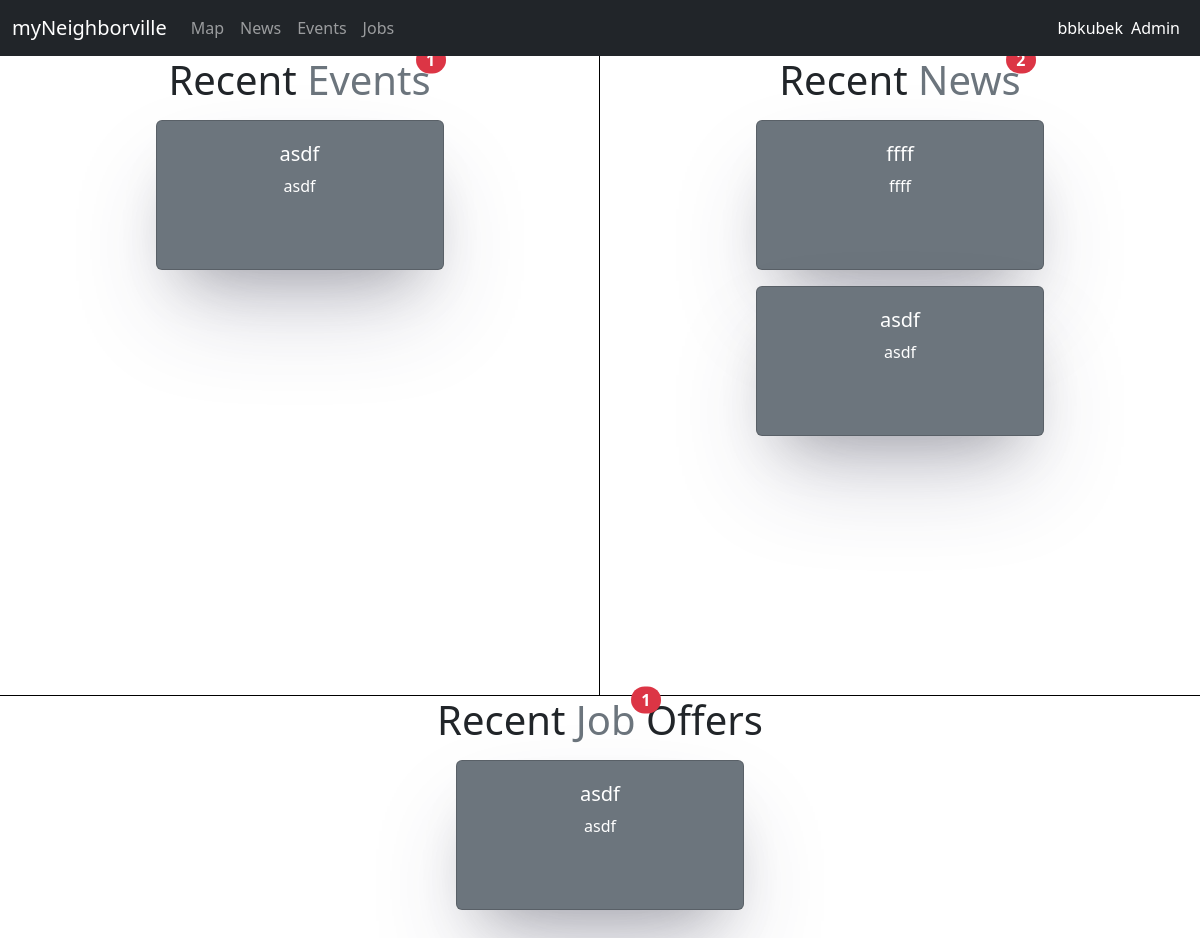
The app's page / (signed in), older data.
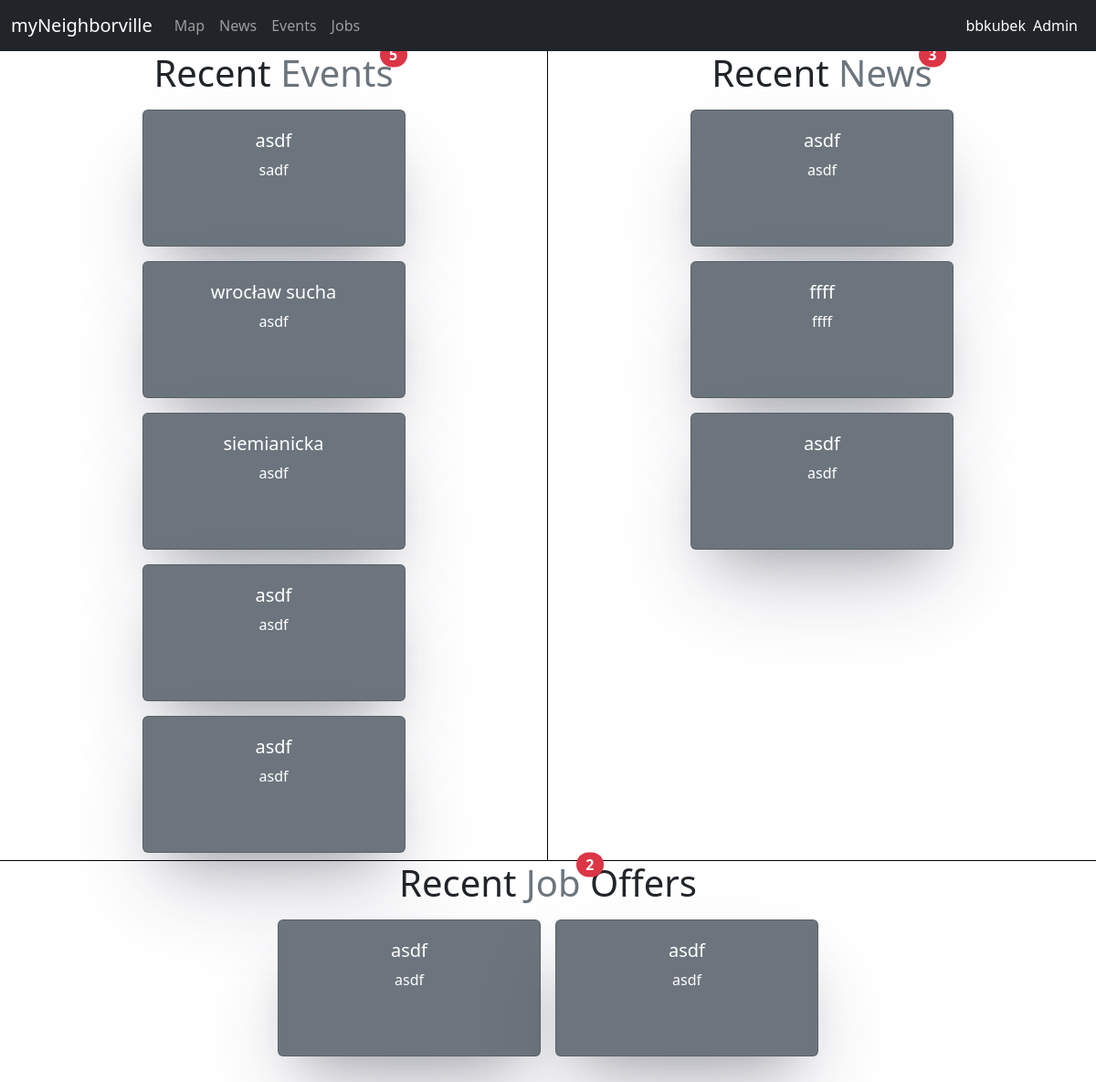
The same page, newer data.
### website/models.py (models this page shows, shortened)
class Event(models.Model):
    userId = models.IntegerField()
    title = models.CharField(max_length=100)
    description = models.TextField(max_length=2000)
    dateStart = models.DateTimeField()
    dateEnd= models.DateTimeField()
    location = models.CharField(max_length=100)
    markerId = models.IntegerField(null=True, blank=True)
    participants = models.ManyToManyField(WebsiteUser)

class News(models.Model):
    userId = models.IntegerField()
    title = models.CharField(max_length=100)
    description = models.TextField(max_length=2000)
    createdAtDate = models.DateTimeField()
    location = models.CharField(max_length=100)
    markerId = models.IntegerField(null=True, blank=True)

class Job(models.Model):
    userId = models.IntegerField()
    people = models.ManyToManyField(WebsiteUser)
    title = models.CharField(max_length=100)
    description = models.TextField(max_length=2000)
    location = models.CharField(max_length=100)
    markerId = models.IntegerField(null=True, blank=True)

### website/views.py (the view)
# urls.py: path('', views.index, name='index'),
@login_required
def index(request):
    displayedElements = 12
    events = Event.objects.all().order_by('-id')
    news = News.objects.all().order_by('-id')
    jobs = Job.objects.all().order_by('-id')
    eventsCount = events.count()
    newsCount = news.count()
    jobsCount = jobs.count()
    context = {
        'events': events[:displayedElements],
        'news': news[:displayedElements],
        'jobs': jobs[:displayedElements],
        'eventsCount': eventsCount,
        'newsCount': newsCount,
        'jobsCount': jobsCount,
    }
    return render(request, 'index.html', context)

### templates/index.html (shortened to what this page needs)
{% extends 'base.html' %}
{% load static %}
{% block head %}
<link rel="stylesheet" href="{% static 'css/index.css' %}">
{% endblock %}
{% block main %}
  <div class="d-flex flex-wrap">
    <div id="events">
      <div class="d-flex justify-content-center">
        <h1 class="text-dark">Recent
          <a href="/events" class="link-secondary text-decoration-none position-relative">Events
            <span class="position-absolute top-25 start-100 translate-middle badge rounded-pill bg-danger">{% if eventsCount > 99 %}99+{%else%}{{eventsCount}}{%endif%}</span>
          </a>
        </h1>
      </div>
      <div class="d-flex justify-content-center flex-wrap">
        {% for event in events %}
          <div onclick="location.href='/events/{{event.id}}';" class="events card text-center text-bg-secondary m-2" style="width: 18rem;">
              <div class="card-body">
                <h5 class="card-title">{{event.title}}</h5>
                <p class="card-text">{{event.description}}</p>
              </div>
          </div>
        {% endfor %}
      </div>
    </div>
    <div id="news">
      <div class="d-flex justify-content-center">
        <h1>Recent
          <a href="/news" class="link-secondary text-decoration-none position-relative">News
            <span class="position-absolute top-25 start-100 translate-middle badge rounded-pill bg-danger">{% if newsCount > 99 %}99+{%else%}{{newsCount}}{%endif%}</span>
          </a>
        </h1>
      </div>
      <div class="d-flex justify-content-center flex-wrap">
        {% for newss in news %}
          <div onclick="location.href='/news/{{newss.id}}';" class="news card text-center text-bg-secondary m-2" style="width: 18rem;">
              <div class="card-body">
                <h5 class="card-title">{{newss.title}}</h5>
                <p class="card-text">{{newss.description}}</p>
              </div>
          </div>
        {% endfor %}
      </div>
    </div>
    <div id="jobs">
      <div class="d-flex justify-content-center">
        <h1 class="text-dark">Recent
            <a href="/jobs" class="link-secondary text-decoration-none position-relative">Job
              <span class="position-absolute top-25 start-100 translate-middle badge rounded-pill bg-danger">{% if jobsCount > 99 %}99+{%else%}{{jobsCount}}{%endif%}</span>
            </a>
          Offers</h1>
      </div>
      <div class="d-flex justify-content-center flex-wrap">
        {% for job in jobs %}
                <div onclick="location.href='/jobs/{{job.id}}';" class="jobs card text-center text-bg-secondary m-2" style="width: 18rem;">
                    <div class="card-body">
                      <h5 class="card-title">{{job.title}}</h5>
                      <p class="card-text">{{job.description}}</p>
                    </div>
                </div>
        {% endfor %}
      </div>
    </div>
  </div>
{% endblock %}

Row changes from the older to the newer data that the page shows:
added Event: title "asdf", description "sadf"
added Event: title "wrocław sucha", description "asdf"
added Event: title "siemianicka", description "asdf"
added Event: title "asdf", description "asdf"
added News: title "asdf", description "asdf"
added Job: title "asdf", description "asdf"
Text that changed along with them:
{{ eventsCount }}: "1" → "5"
{{ newsCount }}: "2" → "3"
{{ jobsCount }}: "1" → "2"
